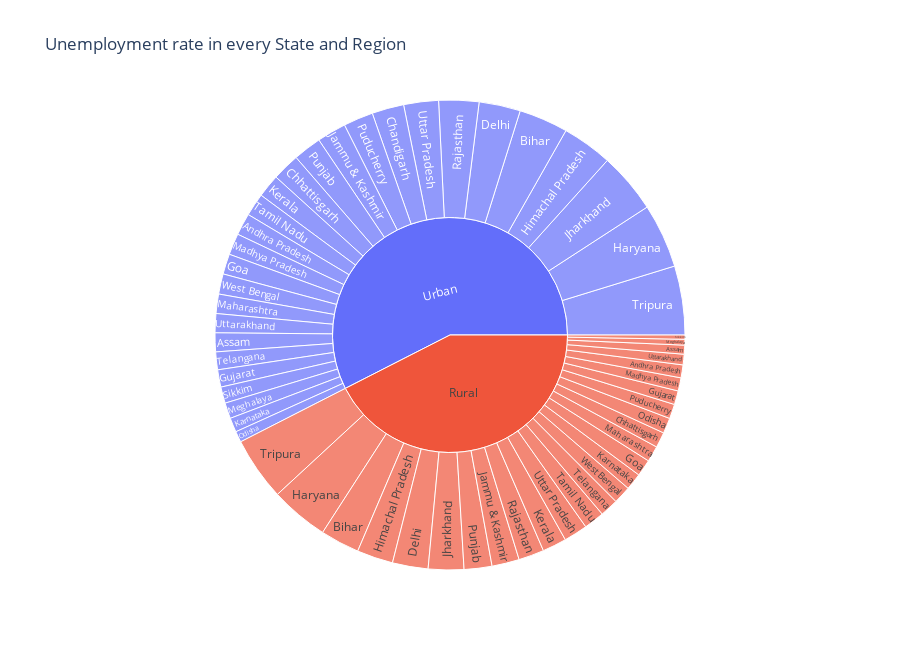

This figure's notebook cell:
### Code cell
unemployment = drop_unemp_df[["Area", "Region", "EUR"]]

fig = px.sunburst(unemployment, path=['Area','Region'], values='EUR',
                  title= 'Unemployment rate in every State and Region', height=650)
fig.show()

### Figure 1 — Plotly figure (JSON) as saved in the notebook; plotly's stock layout.template omitted (floating-point values rounded to 4 significant figures)
{"data": [{"branchvalues": "total", "domain": {"x": [0, 1], "y": [0, 1]}, "hovertemplate": "labels=%{label}<br>EUR=%{value}<br>parent=%{parent}<br>id=%{id}<extra></extra>", "ids": ["Rural/Andhra Pradesh", "Urban/Andhra Pradesh", "Rural/Assam", "Urban/Assam", "Rural/Bihar", "Urban/Bihar", "Urban/Chandigarh", "Rural/Chhattisgarh", "Urban/Chhattisgarh", "Rural/Delhi", "Urban/Delhi", "Rural/Goa", "Urban/Goa", "Rural/Gujarat", "Urban/Gujarat", "Rural/Haryana", "Urban/Haryana", "Rural/Himachal Pradesh", "Urban/Himachal Pradesh", "Rural/Jammu & Kashmir", "Urban/Jammu & Kashmir", "Rural/Jharkhand", "Urban/Jharkhand", "Rural/Karnataka", "Urban/Karnataka", "Rural/Kerala", "Urban/Kerala", "Rural/Madhya Pradesh", "Urban/Madhya Pradesh", "Rural/Maharashtra", "Urban/Maharashtra", "Rural/Meghalaya", "Urban/Meghalaya", "Rural/Odisha", "Urban/Odisha", "Rural/Puducherry", "Urban/Puducherry", "Rural/Punjab", "Urban/Punjab", "Rural/Rajasthan", "Urban/Rajasthan", "Rural/Sikkim", "Urban/Sikkim", "Rural/Tamil Nadu", "Urban/Tamil Nadu", "Rural/Telangana", "Urban/Telangana", "Rural/Tripura", "Urban/Tripura", "Rural/Uttar Pradesh", "Urban/Uttar Pradesh", "Rural/Uttarakhand", "Urban/Uttarakhand", "Rural/West Bengal", "Urban/West Bengal", "Rural", "Urban"], "labels": ["Andhra Pradesh", "Andhra Pradesh", "Assam", "Assam", "Bihar", "Bihar", "Chandigarh", "Chhattisgarh", "Chhattisgarh", "Delhi", "Delhi", "Goa", "Goa", "Gujarat", "Gujarat", "Haryana", "Haryana", "Himachal Pradesh", "Himachal Pradesh", "Jammu & Kashmir", "Jammu & Kashmir", "Jharkhand", "Jharkhand", "Karnataka", "Karnataka", "Kerala", "Kerala", "Madhya Pradesh", "Madhya Pradesh", "Maharashtra", "Maharashtra", "Meghalaya", "Meghalaya", "Odisha", "Odisha", "Puducherry", "Puducherry", "Punjab", "Punjab", "Rajasthan", "Rajasthan", "Sikkim", "Sikkim", "Tamil Nadu", "Tamil Nadu", "Telangana", "Telangana", "Tripura", "Tripura", "Uttar Pradesh", "Uttar Pradesh", "Uttarakhand", "Uttarakhand", "West Bengal", "West Bengal", "Rural", "Urban"], "name": "", "parents": ["Rural", "Urban", "Rural", "Urban", "Rural", "Urban", "Urban", "Rural", "Urban", "Rural", "Urban", "Rural", "Urban", "Rural", "Urban", "Rural", "Urban", "Rural", "Urban", "Rural", "Urban", "Rural", "Urban", "Rural", "Urban", "Rural", "Urban", "Rural", "Urban", "Rural", "Urban", "Rural", "Urban", "Rural", "Urban", "Rural", "Urban", "Rural", "Urban", "Rural", "Urban", "Rural", "Urban", "Rural", "Urban", "Rural", "Urban", "Rural", "Urban", "Rural", "Urban", "Rural", "Urban", "Rural", "Urban", "", ""], "type": "sunburst", "values": [77.37, 132.0, 53.89, 113.2, 234.8, 294.9, 191.9, 92.8, 165.9, 213.6, 248.2, 100.7, 121.9, 82.84, 103.8, 350.2, 385.8, 217.1, 302.1, 164.5, 175.5, 213.1, 363.3, 101.1, 85.79, 144.8, 138.7, 79.15, 128.2, 95.34, 116.3, 34.65, 94.92, 92.58, 65.84, 87.16, 178.4, 166.9, 169.9, 153.0, 240.6, 25.4, 97.84, 122.9, 137.1, 110.1, 106.6, 380.3, 413.5, 142.9, 208.5, 63.47, 114.3, 106.0, 121.5, 3707.0, 5016.0]}], "layout": {"height": 650, "legend": {"tracegroupgap": 0}, "title": {"text": "Unemployment rate in every State and Region"}}}
